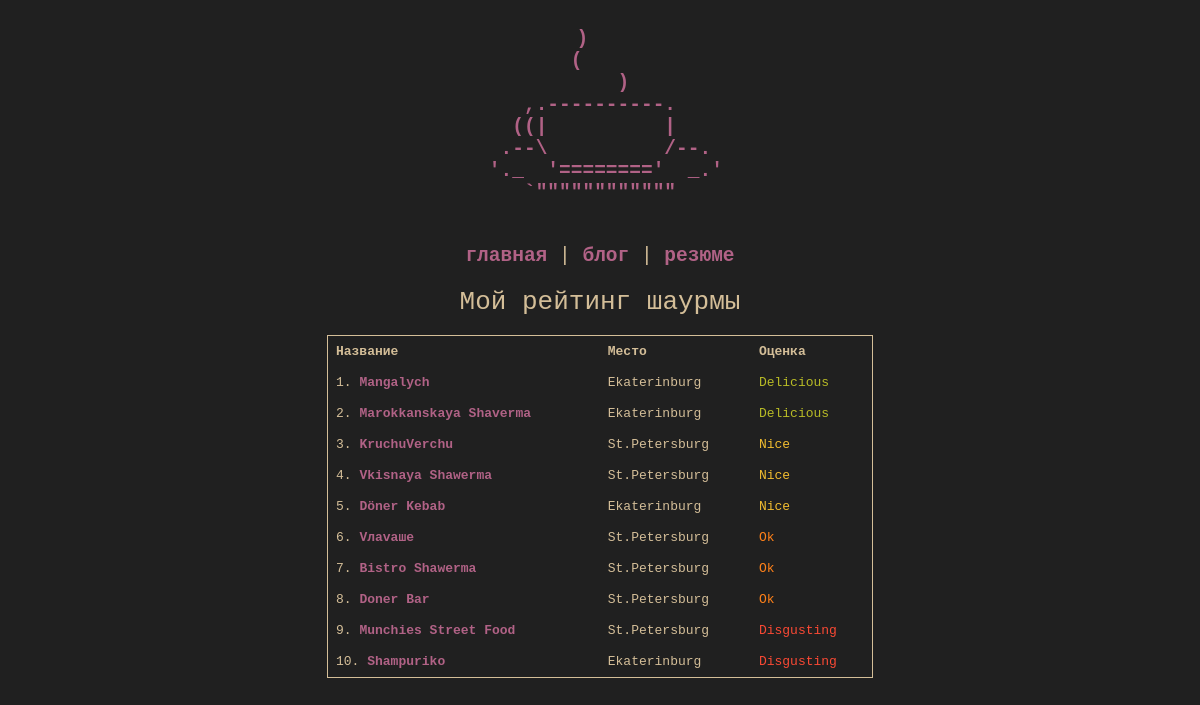
Screenshot of /shawarma_rating with the database file from the repository.
### tables this page shows
CREATE TABLE shawarma (
    "rating" INTEGER NOT NULL,
    "name" TEXT NOT NULL,
    "place" TEXT NOT NULL,
    "mark" INTEGER NOT NULL
, "url" TEXT  NOT NULL);

### kolpa_site.py (the view, shortened to what this page needs)
@app.route("/shawarma_rating", methods=["POST", "GET"])
def shawarma():
    return render_template('shawarma_rating.html', shaws = dbase.getShawsData(), admin = session['admin'])

### FDataBase.py (called while the page is built)
    def getShawsData(self):
        sql = '''SELECT rowid, * FROM shawarma ORDER BY rating'''
        try:
            self.__cur.execute(sql)
            res = self.__cur.fetchall()
            if res: return res
        except:
            print("Error reading DB")
        return []

### kolpa_site.py (called while the page is built)
def connect_db():
    conn = sqlite3.connect(app.config['DATABASE'])
    conn.row_factory = sqlite3.Row
    return conn

def get_db():
    if not hasattr(g, 'link_db'):
        g.link_db = connect_db()
    return g.link_db

@app.before_request
def before_request():
   global dbase
   db = get_db()
   dbase = FDataBase(db)
   if 'admin' not in session:
       session['admin'] = False

### templates/shawarma_rating.html (shortened to what this page needs)
<!DOCTYPE html>
<html>
  <head>
    <link type="text/css" href="{{ url_for('static', filename='css/styles.css')}}" rel="stylesheet" />
  </head>
  <body>
    <section id="header" aria-label="Home">
      <a href="/" title="Home">
      <pre>
        )
        (
            )
    ,.----------.
   ((|          |
  .--\          /--.
 '._  '========'  _.'
    `""""""""""""
      </pre>
	</a>
    </section>
      <section id="menu">
        <p id="test">
          <a href="/">главная</a> | <a href="/blog">блог</a> | <a href="/resume">резюме</a>
        </p>
      </section>
    <section style="text-align: center; font-size:200%;">
        Мой рейтинг шаурмы
    </section>
    <br>
    <section id="rating">
      <div style="overflow-x:auto;">
        <table>
          <tr>
            <th>Название</th>
            <th>Место</th>
            <th>Оценка</th>
          </tr>
          {% for s in shaws -%}
          <tr>
            <td>{{s.rating}}. <a href="{{s.url}}" target="_blank">{{s.name}}</a></td>
            <td>{{s.place}}</td>
            <td><span id="{% if s.mark == 4 -%}Delicious{% elif s.mark == 3 -%}Nice{% elif s.mark == 2 -%}Ok{% elif s.mark == 1 -%}Disgusting{% endif -%}">
              {% if s.mark == 4 -%}Delicious{% elif s.mark == 3 -%}Nice{% elif s.mark == 2 -%}Ok{% elif s.mark == 1 -%}Disgusting{% endif -%}
            </span> </td>
          </tr>
        {% endfor -%}
      </table>
	</section>
  </body>
</html>

### static/css/styles.css (style rules this page uses)
body { background-color: #202020; overflow-x: hidden; }
html { overflow-x: hidden; }
p#test { width: 100%; text-align: center; font-size:150%; }
span#Delicious { color:#b8bb26 }
span#Nice { color:#f2bd2f }
span#Ok { color:#fe8019 }
span#Disgusting { color:#fb4934 }
table { overflow-x: scroll; border-collapse: collapse; border-spacing: 0; width: 100%; border: 1px solid #d4be98; }
th, td { text-align: left; padding: 8px; }
section { font-family: monospace; background-color: #202020; color:#d4be98; }
section#header { text-align:center; font-size:150%; margin-right:1%; margin-left:1%; }
section#rating { align-items: center; margin-left: auto; margin-right: auto; max-width: 70ch; }
section#menu { margin-left: auto; margin-right: auto; width: 40ch; }
a { text-decoration: none; font-weight:bold; color:#B16286; }

### rows the page displays
shawarma: rating "1", name "Mangalych", place "Ekaterinburg", mark "Delicious"
shawarma: rating "2", name "Marokkanskaya Shaverma", place "Ekaterinburg", mark "Delicious"
shawarma: rating "3", name "KruchuVerchu", place "St.Petersburg", mark "Nice"
shawarma: rating "4", name "Vkisnaya Shawerma", place "St.Petersburg", mark "Nice"
shawarma: rating "5", name "Döner Kebab", place "Ekaterinburg", mark "Nice"
shawarma: rating "6", name "Vлavaше", place "St.Petersburg", mark "Ok"
shawarma: rating "7", name "Bistro Shawerma", place "St.Petersburg", mark "Ok"
shawarma: rating "8", name "Doner Bar", place "St.Petersburg", mark "Ok"
shawarma: rating "9", name "Munchies Street Food", place "St.Petersburg", mark "Disgusting"
shawarma: rating "10", name "Shampuriko", place "Ekaterinburg", mark "Disgusting"
